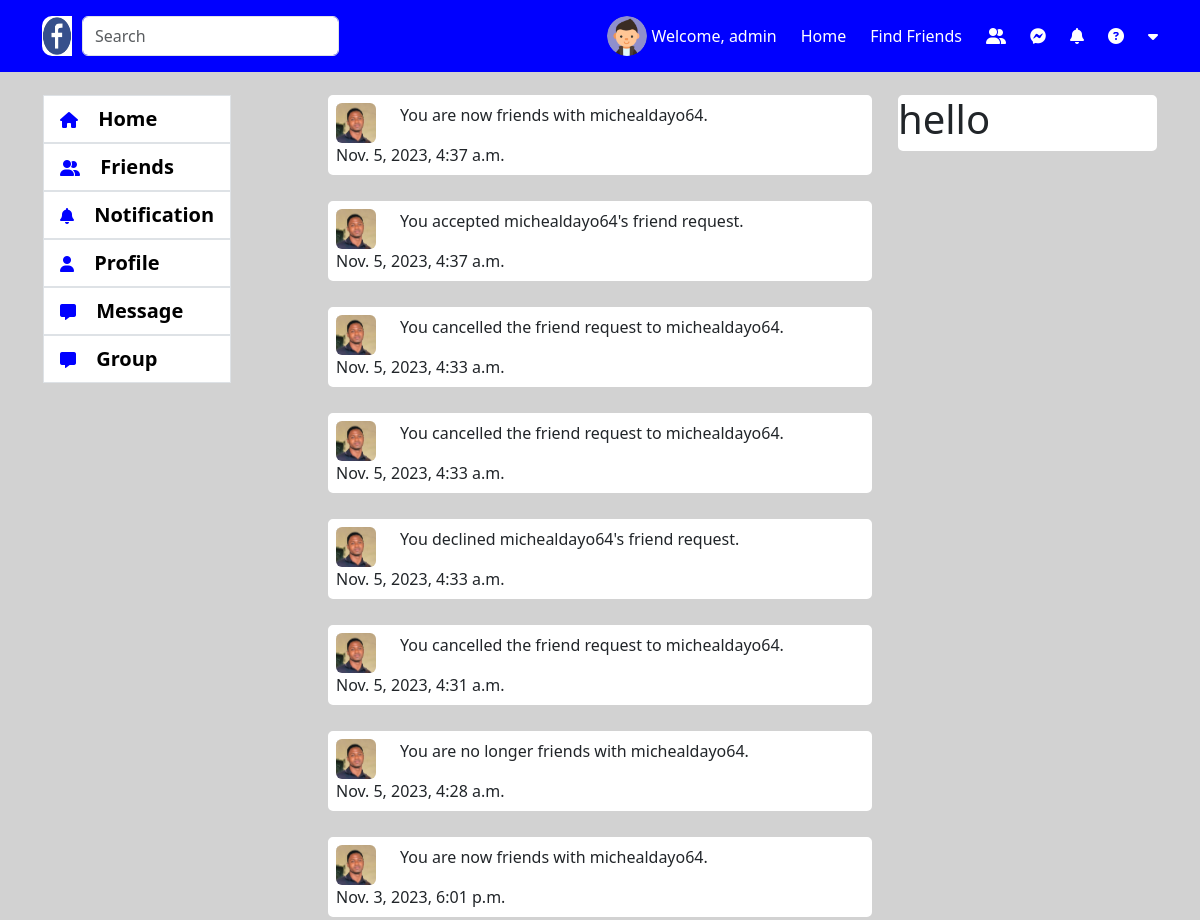
/notification/ (signed in, upper part), run on an earlier commit of the app's database.
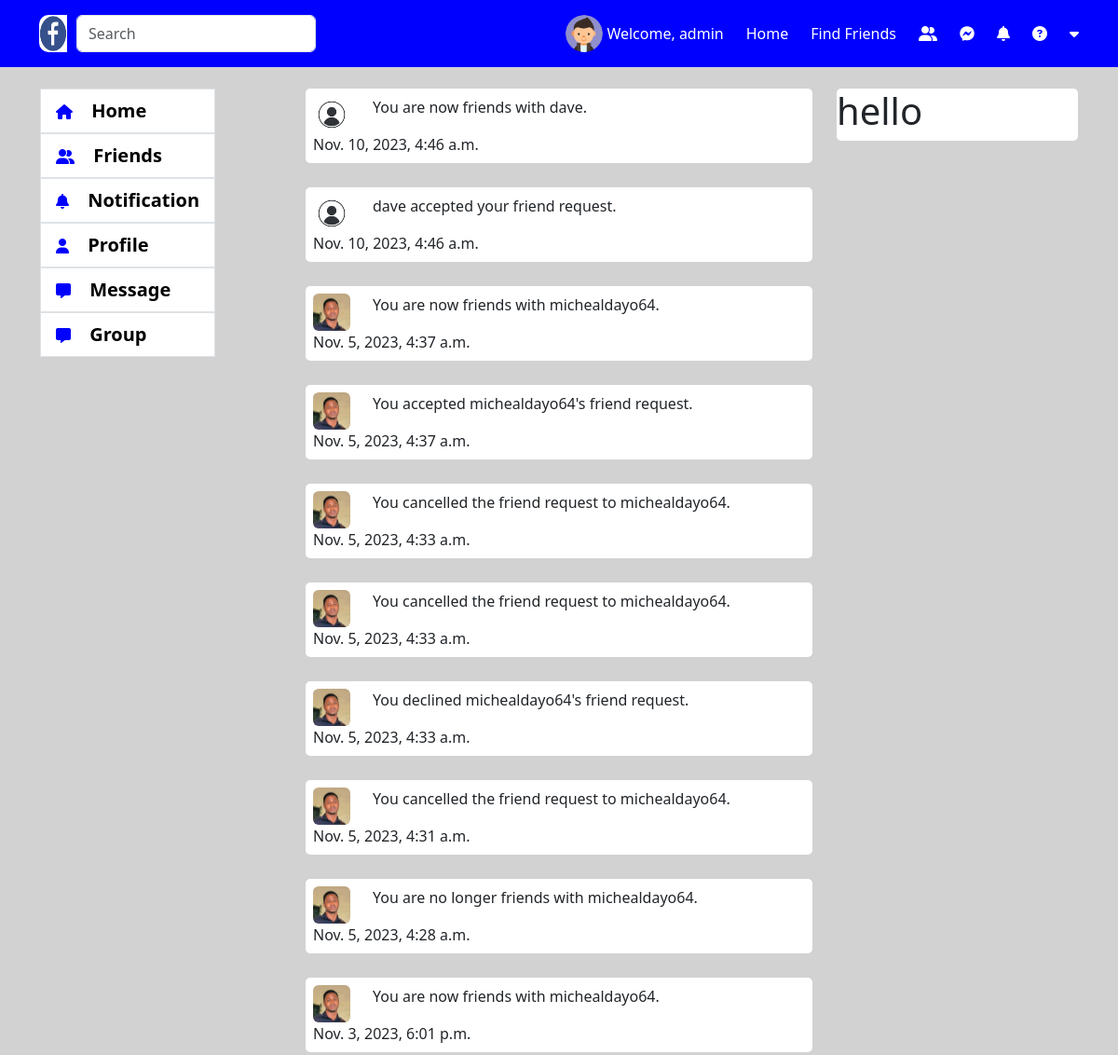
And on a later commit of the database.
### notification_app/models.py (models this page shows, shortened)
class Notification(models.Model):
    target = models.ForeignKey(settings.AUTH_USER_MODEL, on_delete=models.CASCADE)
    from_user = models.ForeignKey(settings.AUTH_USER_MODEL, on_delete=models.CASCADE, null=True, blank=True, related_name='from_user')
    redirect_url = models.URLField(max_length=500, null=True, unique=False, blank=True, help_text="The URL to redirect to when to clicked")
    verb = models.CharField(max_length=255, unique=False, blank=True, null=True)
    timestamp = models.DateTimeField(auto_now_add=True)
    read = models.BooleanField(default=False)
    content_type = models.ForeignKey(ContentType, on_delete=models.CASCADE)
    object_id = models.PositiveBigIntegerField()
    content_object = GenericForeignKey()
    def __str__(self):
        return self.verb

### account/models.py (models this page shows, shortened)
class Accounts(AbstractBaseUser):
    email = models.EmailField(verbose_name="email", max_length=60, unique=True)
    username = models.CharField(max_length=30, unique=True)
    date_joined = models.DateTimeField(
        verbose_name='date joined', auto_now_add=True)
    last_login = models.DateTimeField(verbose_name='last login', auto_now=True)
    is_admin = models.BooleanField(default=False)
    is_active = models.BooleanField(default=True)
    is_staff = models.BooleanField(default=False)
    is_superuser = models.BooleanField(default=False)
    profile_image = models.ImageField(max_length=255, upload_to=get_profile_image_filepath,
                                      null=True, blank=True, default=get_default_profile_image)
    hide_email = models.BooleanField(default=True)
    USERNAME_FIELD = 'email'
    REQUIRED_FIELDS = ['username']
    objects = MyAccountManager()

### notification_app/views.py (the view)
# urls.py: path('', notification_index, name="notification-index")
def notification_index(request):
    context = {}
    user = request.user
    if user.is_authenticated:
        friend_request_ct = ContentType.objects.get_for_model(FriendRequest)
        friend_list_ct = ContentType.objects.get_for_model(FriendsList)
        notifications = Notification.objects.filter(target=user, content_type__in=[friend_request_ct, friend_list_ct]).order_by('-timestamp')
        print(notifications)
        context['notifications'] = notifications
    return render(request, 'notification_app/notification.html', context)

### notification_app/templates/notification_app/notification.html (shortened to what this page needs)
{% extends 'base.html' %}
{% load static %}
{% block content %}
<br>
    <div class="row">
      <div class="col-3">
        {% include 'snippets/left-menu.html' %}
      </div>
      <div class="col-6">
        {% for i in notifications %}
        <div class="card p-2">
            <div class="d-flex align-items-center">
              <img class="rounded" style="width: 40px; height: 40px;" src="{{ i.from_user.profile_image.url }}" alt="" srcset="">
              <p class="ms-4">{{ i.verb }}</p>
            </div>
            <span class="font-weight-bold">{{ i.timestamp }}</span>
        </div>
        <br>
        {% endfor %}
      </div>
      <div class="col-3">
        <div class="card">
            <h1>hello</h1>
        </div>
      </div>
    </div>
{% endblock %}

What changed in the data, as far as the page shows it:
added Notification: from_user.profile_image (picture), verb "You are now friends with dave.", timestamp "Nov. 10, 2023, 4:46 a.m."
added Notification: from_user.profile_image (picture), verb "dave accepted your friend request.", timestamp "Nov. 10, 2023, 4:46 a.m."
